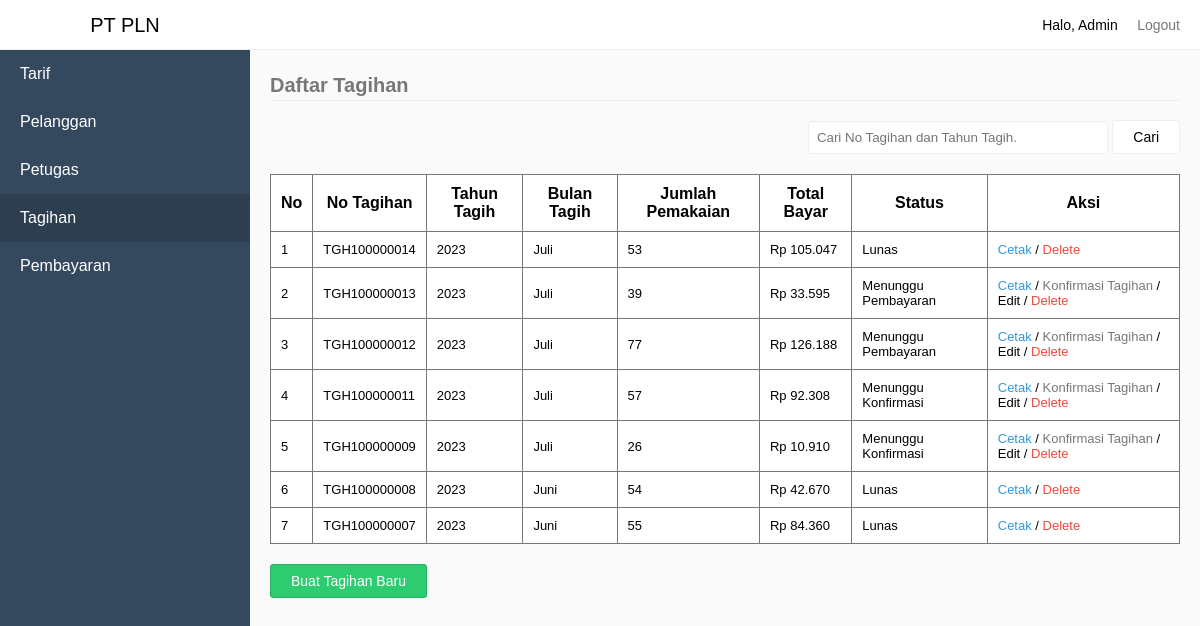
The app's page /index.php?pages=tagihan (signed in) with its own data.
### tables this page shows
CREATE TABLE `tb_tagihan` (
  `KodeTagihan` int(11) NOT NULL,
  `NoTagihan` varchar(100) NOT NULL,
  `NoPelanggan` varchar(100) NOT NULL,
  `TahunTagih` int(20) NOT NULL,
  `BulanTagih` varchar(20) NOT NULL,
  `JumlahPemakaian` varchar(100) NOT NULL,
  `TotalBayar` double(10,0) NOT NULL,
  `Status` varchar(10) NOT NULL
);

### sources/tagihan.php (the view, shortened to what this page needs)
<?php
	require_once "sources/maintemplate/header.php";
	if($data['Level'] == "Pelanggan") {
		$NoPelanggan = $data['Username'];
		if(isset($_GET['q'])) {
			$q = mysqli_real_escape_string($connect, $_GET['q']);
			$selectTarif = mysqli_query($connect, "SELECT * FROM tb_tagihan WHERE NoPelanggan='$NoPelanggan' AND NoTagihan LIKE '%$q%' OR TahunTagih LIKE '%$q%'  ORDER BY KodeTagihan DESC");
		} else {
			$selectTarif = mysqli_query($connect, "SELECT * FROM tb_tagihan WHERE NoPelanggan='$NoPelanggan' ORDER BY KodeTagihan DESC");
		}
	} else {
		if(isset($_GET['q'])) {
			$q = mysqli_real_escape_string($connect, $_GET['q']);
			$selectTarif = mysqli_query($connect, "SELECT * FROM tb_tagihan WHERE NoTagihan LIKE '%$q%' OR TahunTagih LIKE '%$q%' ORDER BY KodeTagihan DESC");
		} else {
			$selectTarif = mysqli_query($connect, "SELECT * FROM tb_tagihan ORDER BY KodeTagihan DESC");
		}
	}
?>
<form action="index.php" method="GET">
	<div class="pull-right" style="margin-bottom:20px;margin-top:50px;">
		<input type="text" name="q" class="input" placeholder="Cari No Tagihan dan Tahun Tagih." style="width:300px;" <?php echo isset($_GET['q']) ? "value='".$_GET['q']."'": ''; ?>>
		<button type="submit" class="btn btn-default">Cari</button>
	</div>
</form>
<legend>Daftar Tagihan</legend>
<?php
	if(mysqli_num_rows($selectTarif) > 0) {
?>
<table style="border-collapse: collapse;" border="1">
	<tr>
		<th>No</th>
		<th>No Tagihan</th>
		<th>Tahun Tagih</th>
		<th>Bulan Tagih</th>
		<th>Jumlah Pemakaian</th>
		<th>Total Bayar</th>
		<th>Status</th>
		<th>Aksi</th>
	</tr>
	<?php
		$No = 1;
		while($row = mysqli_fetch_assoc($selectTarif)) {
			$msg = "Apakah anda yakin ingin menghapus No Tagihan ".$row['NoTagihan'];
	?>
	<tr>
		<td><?php echo $No; ?></td>
		<td><?php echo $row['NoTagihan']; ?></td>
		<td><?php echo $row['TahunTagih']; ?></td>
		<td>
			<?php
				$bulan = [
					1 => 'Januari',
					2 => 'Februari',
					3 => 'Maret',
					4 => 'April',
					5 => 'Mei',
					6 => 'Juni',
					7 => 'Juli',
					8 => 'Agustus',
					9 => 'September',
					10 => 'Oktober',
					11 => 'November',
					12 => 'Desember',
				];
				echo $bulan[$row['BulanTagih']];
			?>
		</td>
		<td><?php echo $row['JumlahPemakaian']; ?></td>
		<td><?php echo "Rp ".number_format($row['TotalBayar'], 0, '', '.'); ?></td>
		<td>
			<?php
				if($row['Status'] == 0) {
					echo "Menunggu Pembayaran";
				} else if($row['Status'] == 1) {
					echo "Menunggu Konfirmasi";
				} else {
					echo "Lunas";
				}
			?>
		</td>
		<td>
			<a href="index.php?pages=cetaktagihan&amp;NoPelanggan=<?php echo $row['NoPelanggan']; ?>&amp;NoTagihan=<?php echo $row['NoTagihan']; ?>">Cetak</a>
			<?php
				if($row['Status'] != 2) {
			?>
			/ <a href="index.php?pages=inputpembayaran&KodeTagihan=<?php echo $row['KodeTagihan']; ?>" style="color: #777;">Konfirmasi Tagihan</a>
			<?php
				}
				if($data['Level'] == "Admin" || $data['Level'] == "Petugas") {
					if($row['Status'] != 2) {
			?>
			/ <a href="index.php?pages=edittagihan&NoTagihan=<?php echo $row['NoTagihan']; ?>" style="color: #000;">Edit</a>
			<?php
				}
			?> / <a href="index.php?process=deletetagihan&NoTagihan=<?php echo $row['NoTagihan']; ?>" onclick="return deleteAlert('<?php echo $msg; ?>')">Delete</a>
			<?php
				}
			?>
		</td>
	</tr>
	<?php
			$No++;
		}
	?>
</table>
<?php
	if($data['Level'] != "Pelanggan") {
?>
<a href="index.php?pages=pilih-pelanggan" class="button-group">
	<button type="button" class="btn btn-success">Buat Tagihan Baru</button>
</a>
<?php
	}
?>
<?php
	} else {
		if(isset($_GET['q'])) {
			echo "<div style='margin-top:80px;text-align:center;'>Pencarian dengan kata kunci '".$_GET['q']."' tidak ditemukan.<div>";
		} else {
			echo "<div style='margin-top:80px;text-align:center;'>Data Tagihan Tidak ada</div>";
		}
	}
	require_once "sources/maintemplate/footer.php";

### sources/maintemplate/header.php (shortened to what this page needs)
<!DOCTYPE html>
<html>
<head>
	<link rel="stylesheet" type="text/css" href="assets/style.css">
</head>
<body>
	<div class="navbar">
		<div class="pull-right">
			<li class="loggedAs">Halo, <?php echo $data['NamaLengkap']; ?></li>
			<li><a href="index.php?process=logout">Logout</a></li>
		</div>
	</div>
	<div class="sidebar">
		<li class="brand">
			<?php
				if($data['Level'] == "Pelanggan") {
					echo '<a href="index.php?pages=home-pelanggan">PT PLN</a>';
				} else if($data['Level'] == "Petugas") {
					echo '<a href="index.php?pages=home-petugas">PT PLN</a>';
				} else {
					echo '<a href="index.php?pages=home-admin">PT PLN</a>';
				}
			?>
		</li>
		<?php
			if($data['Level'] == "Pelanggan" || $data['Level'] == "Petugas") {
		?>
		<li><a href="index.php?pages=tagihan" <?php echo $_GET['pages'] == "tagihan" ? 'class="active"': ''; ?>>Tagihan</a></li>
		<li><a href="index.php?pages=pembayaran" <?php echo $_GET['pages'] == "pembayaran" ? 'class="active"': ''; ?>>Pembayaran</a></li>
		<?php
			} else {
		?>
		<li><a href="index.php?pages=tarif" <?php echo $_GET['pages'] == "tarif" ? 'class="active"': ''; ?>>Tarif</a></li>
		<li><a href="index.php?pages=pelanggan" <?php echo $_GET['pages'] == "pelanggan" ? 'class="active"': ''; ?>>Pelanggan</a></li>
		<li><a href="index.php?pages=petugas" <?php echo $_GET['pages'] == "petugas" ? 'class="active"': ''; ?>>Petugas</a></li>
		<li><a href="index.php?pages=tagihan" <?php echo $_GET['pages'] == "tagihan" ? 'class="active"': ''; ?>>Tagihan</a></li>
		<li><a href="index.php?pages=pembayaran" <?php echo $_GET['pages'] == "pembayaran" ? 'class="active"': ''; ?>>Pembayaran</a></li>
		<?php
			}
		?>
	</div>
	<div class="content">

### assets/style.css (style rules this page uses)
* { padding:0; margin:0; box-sizing: border-box; font-family: sans-serif; }
legend { border-bottom: 1px solid #eee; line-height: 30px; margin-bottom: 20px; font-size: 20px; font-weight: bold; color: #777; }
body { background-color: #fafafa; }
li { list-style: none; }
table { border-collapse: collapse; border: 1px solid #777; width:100%; background-color: #fff; margin-bottom: 20px; }
table td { font-size: 13px; }
table tr > td:last-child a { text-decoration: none; }
table tr > td:last-child a:last-child { color: #E74C3C; }
table tr > td:last-child a:first-child { color: #3498DB; }
table td, th { border: 1px solid #777; padding: 10px; }
.navbar { height: 50px; background-color: #fff; border-bottom: 1px solid #eee; line-height: 50px; padding:0 20px; position: fixed; width:100%; top:0; z-index: 1; }
.navbar li { display: inline-block; }
.navbar .loggedAs { font-size: 14px; display: inline-block; }
.navbar li > a { padding-left:15px; text-decoration: none; color: #777; font-size: 14px; }
.pull-right { float:right; }
.sidebar { background-color: #34495E; width:250px; height:100%; position: fixed; top:0; left:0; z-index:2; }
.sidebar .brand { height:50px; background-color: #fff; border-bottom: 1px solid #eee; line-height: 20px; text-align: center; font-size: 20px; }
.sidebar .brand a { padding: 15px 20px; display: block; color: #000; text-decoration: none; }
.sidebar li:not(.brand) > a { padding: 15px 20px; display: block; color: #fff; text-decoration: none; }
.sidebar li:not(.brand) > a:hover, .sidebar li:not(.brand) > a.active { padding: 15px 20px; display: block; color: #fff; text-decoration: none; background-color: #2C3E50; }
div.content { margin-left:270px; margin-top: 70px; margin-right:20px; }
.input { padding: 8px; border: 1px solid #eee; border-radius: 3px; }
.btn { background-color: #fff; border: 1px solid #eee; padding: 8px 20px; border-radius:3px; cursor: pointer; font-size: 14px; }
.btn-default { background-color: #fff; }
.btn-success { background-color: #2ECC71; border: 1px solid #27AE60; color: #fff; }
.button-group { text-decoration: none; }

### records on screen
tb_tagihan: NoTagihan "TGH100000014", TahunTagih "2023", BulanTagih "Juli", JumlahPemakaian "53", TotalBayar "105.047", Status "Lunas"
tb_tagihan: NoTagihan "TGH100000013", TahunTagih "2023", BulanTagih "Juli", JumlahPemakaian "39", TotalBayar "33.595", Status "Menunggu Pembayaran"
tb_tagihan: NoTagihan "TGH100000012", TahunTagih "2023", BulanTagih "Juli", JumlahPemakaian "77", TotalBayar "126.188", Status "Menunggu Pembayaran"
tb_tagihan: NoTagihan "TGH100000011", TahunTagih "2023", BulanTagih "Juli", JumlahPemakaian "57", TotalBayar "92.308", Status "Menunggu Konfirmasi"
tb_tagihan: NoTagihan "TGH100000009", TahunTagih "2023", BulanTagih "Juli", JumlahPemakaian "26", TotalBayar "10.910", Status "Menunggu Konfirmasi"
tb_tagihan: NoTagihan "TGH100000008", TahunTagih "2023", BulanTagih "Juni", JumlahPemakaian "54", TotalBayar "42.670", Status "Lunas"
tb_tagihan: NoTagihan "TGH100000007", TahunTagih "2023", BulanTagih "Juni", JumlahPemakaian "55", TotalBayar "84.360", Status "Lunas"

### other values on screen
$data['NamaLengkap'] "Admin"
